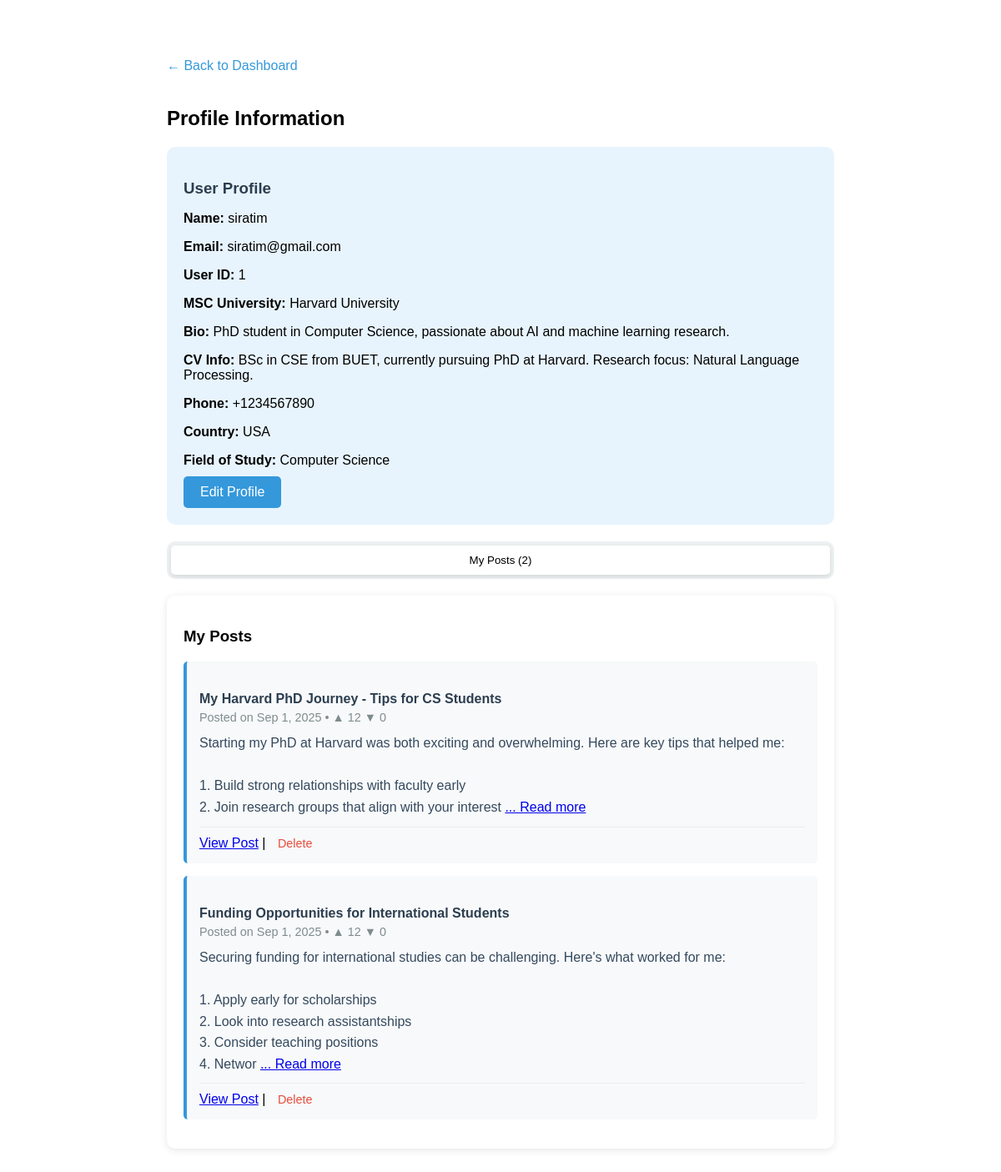
The app's page /profile.php (signed in) with its own data.
### tables this page shows
CREATE TABLE IF NOT EXISTS posts (
    Post_Id INT AUTO_INCREMENT PRIMARY KEY,
    User_Id INT,
    Title VARCHAR(200) NOT NULL,
    content TEXT NOT NULL,
    Date TIMESTAMP DEFAULT CURRENT_TIMESTAMP,
    upvotes INT DEFAULT 0,
    downvotes INT DEFAULT 0,
    FOREIGN KEY (User_Id) REFERENCES users(User_Id) ON DELETE CASCADE
);

### profile.php (the view, shortened to what this page needs)
<?php
include "db.php";
$user_posts = [];
if (isset($_SESSION['user'])) {
    $user_id = $_SESSION['user']['User_Id'];
    $posts_sql = "SELECT Post_Id, Title, content, Date, upvotes, downvotes
                  FROM posts
                  WHERE User_Id = $user_id
                  ORDER BY Date DESC";
    $posts_result = $conn->query($posts_sql);
    if ($posts_result) {
        while($row = $posts_result->fetch_assoc()) {
            $user_posts[] = $row;
        }
    }
}
?>
<!DOCTYPE html>
<html>
<head>
</head>
<body>
    <a href="index.php" class="nav-link">← Back to Dashboard</a>
    <h2>Profile Information</h2>
    <?php if (!isset($_SESSION['user'])): ?>
        <div class="status warning">
            <p>You are not logged in. Don't have an account? <a href="signup.php">Sign up</a> | <a href="login.php">Log in</a></p>
        </div>
    <?php else: ?>
        <div class="profile-info">
            <h3>User Profile</h3>
            <p><strong>Name:</strong> <?php echo htmlspecialchars($_SESSION['user']['Name']); ?></p>
            <p><strong>Email:</strong> <?php echo htmlspecialchars($_SESSION['user']['Email']); ?></p>
            <p><strong>User ID:</strong> <?php echo $_SESSION['user']['User_Id']; ?></p>
            <p><strong>MSC University:</strong> <?php echo htmlspecialchars($_SESSION['user']['MSC_university'] ?: 'Not specified'); ?></p>
            <?php if (isset($_SESSION['user']['bio']) && !empty($_SESSION['user']['bio'])): ?>
                <p><strong>Bio:</strong> <?php echo nl2br(htmlspecialchars($_SESSION['user']['bio'])); ?></p>
            <?php endif; ?>
            <?php if (isset($_SESSION['user']['cv_info']) && !empty($_SESSION['user']['cv_info'])): ?>
                <p><strong>CV Info:</strong> <?php echo nl2br(htmlspecialchars($_SESSION['user']['cv_info'])); ?></p>
            <?php endif; ?>
            <?php if (isset($_SESSION['user']['phone']) && !empty($_SESSION['user']['phone'])): ?>
                <p><strong>Phone:</strong> <?php echo htmlspecialchars($_SESSION['user']['phone']); ?></p>
            <?php endif; ?>
            <?php if (isset($_SESSION['user']['country']) && !empty($_SESSION['user']['country'])): ?>
                <p><strong>Country:</strong> <?php echo htmlspecialchars($_SESSION['user']['country']); ?></p>
            <?php endif; ?>
            <?php if (isset($_SESSION['user']['field_of_study']) && !empty($_SESSION['user']['field_of_study'])): ?>
                <p><strong>Field of Study:</strong> <?php echo htmlspecialchars($_SESSION['user']['field_of_study']); ?></p>
            <?php endif; ?>
            <a href="edit_profile.php" class="btn">Edit Profile</a>
        </div>
        <div class="tabs">
            <button class="tab active" onclick="showTab('posts')">My Posts (<?php echo count($user_posts); ?>)</button>
        </div>
        <div id="posts" class="tab-content active">
            <div class="posts-section">
                <h3>My Posts</h3>
                <?php if (empty($user_posts)): ?>
                    <p>You haven't posted anything yet. <a href="post.php">Create your first post!</a></p>
                <?php else: ?>
                    <?php foreach ($user_posts as $post): ?>
                        <div class="post-item">
                            <h4 class="post-title"><?php echo htmlspecialchars($post['Title']); ?></h4>
                            <div class="post-meta">
                                Posted on <?php echo date('M j, Y', strtotime($post['Date'])); ?> •
                                ▲ <?php echo $post['upvotes']; ?> ▼ <?php echo $post['downvotes']; ?>
                            </div>
                            <div class="post-content">
                                <?php echo nl2br(htmlspecialchars(substr($post['content'], 0, 200))); ?>
                                <?php if(strlen($post['content']) > 200): ?>
                                    <a href="view_post.php?id=<?php echo $post['Post_Id']; ?>">... Read more</a>
                                <?php endif; ?>
                            </div>
                            <div class="post-actions">
                                <a href="view_post.php?id=<?php echo $post['Post_Id']; ?>">View Post</a> |
                                <a href="delete_post.php?id=<?php echo $post['Post_Id']; ?>&type=post" class="delete-btn" onclick="return confirm('Are you sure you want to delete this post?')">Delete</a>
                            </div>
                        </div>
                    <?php endforeach; ?>
                <?php endif; ?>
            </div>
        </div>
    <?php endif; ?>
</body>
</html>

### profile.php (style rules this page uses)
body { font-family: Arial, sans-serif; max-width: 800px; margin: 50px auto; padding: 20px; }
.profile-info { background: #e8f4fd; padding: 20px; border-radius: 10px; margin-bottom: 20px; }
.profile-info h3 { color: #2c3e50; margin-bottom: 15px; }
.profile-info p { margin-bottom: 10px; }
.nav-link { display: inline-block; margin-bottom: 20px; color: #3498db; text-decoration: none; }
.btn { background: #3498db; color: white; padding: 10px 20px; text-decoration: none; border-radius: 5px; display: inline-block; margin-right: 10px; }
.posts-section, .reports-section { background: white; padding: 20px; border-radius: 10px; box-shadow: 0 2px 10px rgba(0,0,0,0.1); margin-top: 20px; }
.post-item { background: #f8f9fa; padding: 15px; margin-bottom: 15px; border-radius: 5px; border-left: 4px solid #3498db; }
.post-title { color: #2c3e50; margin-bottom: 5px; }
.post-meta { color: #7f8c8d; font-size: 0.9em; margin-bottom: 10px; }
.post-content { color: #34495e; line-height: 1.6; }
.post-actions { margin-top: 10px; padding-top: 10px; border-top: 1px solid #e9ecef; }
.delete-btn { color: #e74c3c; text-decoration: none; padding: 5px 10px; border-radius: 3px; font-size: 0.9em; }
.tabs { display: flex; background: #ecf0f1; border-radius: 10px; margin-bottom: 20px; padding: 5px; }
.tab { flex: 1; padding: 10px; text-align: center; background: none; border: none; cursor: pointer; border-radius: 5px; transition: all 0.2s; }
.tab.active { background: white; box-shadow: 0 2px 5px rgba(0,0,0,0.1); }
.tab-content { display: none; }
.tab-content.active { display: block; }

### records on screen
posts: Title "My Harvard PhD Journey - Tips for CS Students", Date "Sep 1, 2025", upvotes "12", downvotes "0", content "Starting my PhD at Harvard was both exciting and overwhelming. Here are key tips that helped me: 1. Build strong relationships with faculty early 2. Join research groups that align with your interest"
posts: Title "Funding Opportunities for International Students", Date "Sep 1, 2025", upvotes "12", downvotes "0", content "Securing funding for international studies can be challenging. Here's what worked for me: 1. Apply early for scholarships 2. Look into research assistantships 3. Consider teaching positions 4. Networ"

### other values on screen
$_SESSION['user']['Name'] "siratim"
$_SESSION['user']['Email'] "siratim@gmail.com"
$_SESSION['user']['User_Id'] "1"
$_SESSION['user']['MSC_university'] ?: 'Not specified' "Harvard University"
$_SESSION['user']['bio'] "PhD student in Computer Science, passionate about AI and machine learning research."
$_SESSION['user']['cv_info'] "BSc in CSE from BUET, currently pursuing PhD at Harvard. Research focus: Natural Language Processing."
$_SESSION['user']['phone'] "+1234567890"
$_SESSION['user']['country'] "USA"
$_SESSION['user']['field_of_study'] "Computer Science"
count($user_posts) "2"
